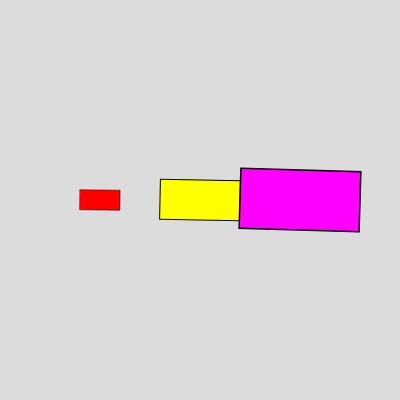
Frame 1 (no input)
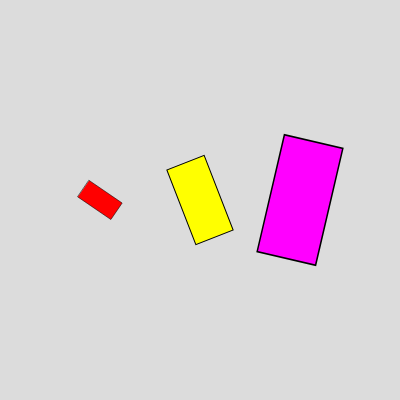
Frame 60 (no input)
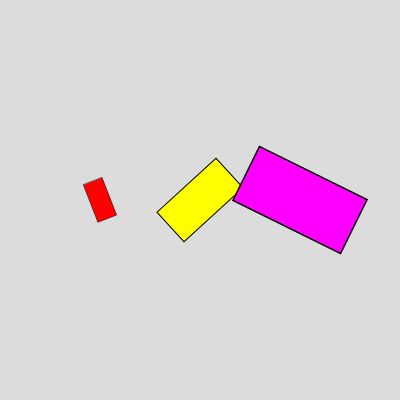
Frame 120 (the mouse pressed at the canvas centre since frame 60)

The p5.js sketch that drew these frames (run headless with seeded random() and noise() and a simulated clock; from frame 60 on, the mouse is pressed at the canvas centre):

// p5.js sketch
// ── sketch.js
// IMA NYU Shanghai
// MOQN
// Sep 16 2019


function setup() {
  createCanvas(400, 400);
}

function draw() {
  background(220);

  fill(255,0,0);
  spinningRect(100, height/2, 80, 40, 0.5, 0.01);

  fill(255,255,0);
  spinningRect(200, height/2, 80, 40, 1.0, 0.02);

  fill(255,0,255);
  spinningRect(300, height/2, 80, 40, 1.5, 0.03);
}

// user-defined function
function spinningRect(x, y, w, h, scl, spd) {
  push();
  translate(x, y);
  // transformation
  rotate(frameCount * spd);
  scale(scl);
  //display
  rectMode(CENTER);
  rect(0,0, w, h);
  pop();
}
